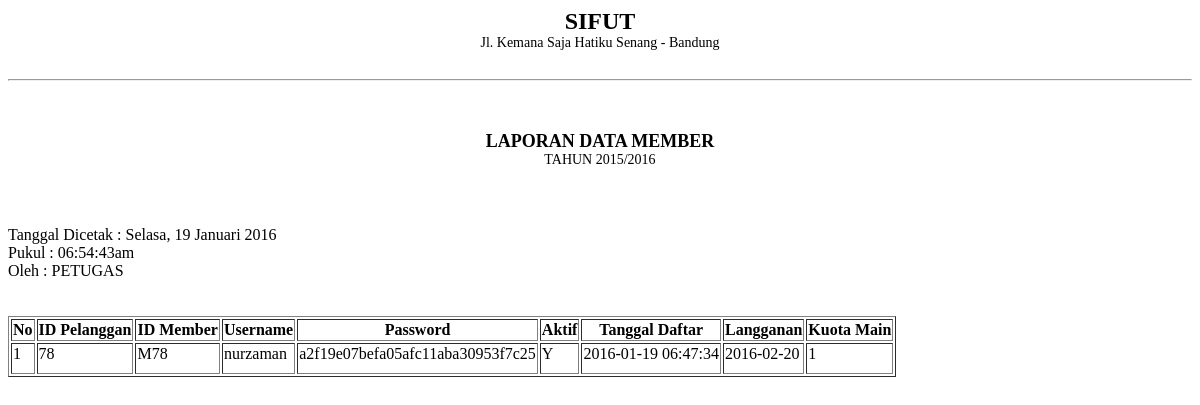
/pegawai/module_member/table_member.php, run on the app's committed database.
### tables this page shows
CREATE TABLE `member` (
  `id_pelanggan` int(11) NOT NULL,
  `id_member` varchar(10) NOT NULL,
  `username` varchar(30) NOT NULL,
  `password` varchar(60) NOT NULL,
  `aktif` enum('Y','T') NOT NULL,
  `tanggal_daftar` datetime NOT NULL,
  `langganan` date NOT NULL,
  `kuota_main` int(10) NOT NULL
);

### pegawai/module_member/table_member.php (the view, shortened to what this page needs)
<?php
$array_hari = array(1=>"Senin","Selasa","Rabu","Kamis","Jumat", "Sabtu","Minggu");
$hari = $array_hari[date("N")];
$tanggal = date ("j");
$array_bulan = array(1=>"Januari","Februari","Maret", "April", "Mei", "Juni","Juli","Agustus","September","Oktober", "November","Desember");
$bulan = $array_bulan[date("n")];
$tahun = date("Y");
echo '
<div class="title">SIFUT</div>
          <div class="stat">Jl. Kemana Saja Hatiku Senang - Bandung</div>
          <hr size="2">
          <div class="sub-title">LAPORAN DATA MEMBER</div>
          <div class="sub-stat">TAHUN 2015/2016</div>
          <br>
          Tanggal Dicetak : '.$hari . ", ".$tanggal." ".$bulan." ".$tahun.'
          <br>
          Pukul : '.date("h:i:sa").'
          <br>
          Oleh : PETUGAS
            <br>
'
?>
<table border="1">
        <tr>
                <th>No</th>
                <th>ID Pelanggan</th>
                <th>ID Member</th>
                <th>Username</th>
                <th>Password</th>
                <th>Aktif</th>
                <th>Tanggal Daftar</th>
                <th>Langganan</th>
                <th>Kuota Main</th>
        </tr>
      <tbody border="1">
<?php
	$tampil_mahasiswa = mysql_query("SELECT * FROM member ORDER BY id_member");
    $no=1;
    while ($tampil=mysql_fetch_array($tampil_mahasiswa)){
       echo "<tr><td>$no</td>
             <td class='tab-col'>$tampil[id_pelanggan]</td>
               <td>$tampil[id_member]</td>
               <td>$tampil[username]</td>
               <td>$tampil[password]</td>
               <td>$tampil[aktif]</td>
               <td>$tampil[tanggal_daftar]</td>
               <td>$tampil[langganan]</td>
               <td>$tampil[kuota_main]</td>
            </tr>
             ";
        $no++;
    }
  echo "
        </tbody>
        </table>
        </div>";
?>

### pegawai/module_member/table_member.php (style rules this page uses)
.title { font-size: 24px; font-weight: bold; margin-bottom: 0px; text-align: center; }
.stat { font-size: 14px; padding-bottom: 20px; text-align: center; }
.sub-title { font-size: 18px; font-weight: bold; text-align: center; margin-top: 50px; }
.sub-stat { text-align: center; margin-bottom: 40px; font-size: 14px; font-weight: 100; }
td { padding-bottom: 10px; }

### data on the page
member: id_pelanggan "78", id_member "M78", username "nurzaman", password "a2f19e07befa05afc11aba30953f7c25", aktif "Y", tanggal_daftar "2016-01-19 06:47:34", langganan "2016-02-20", kuota_main "1"

### other printed values
$tanggal "19"
